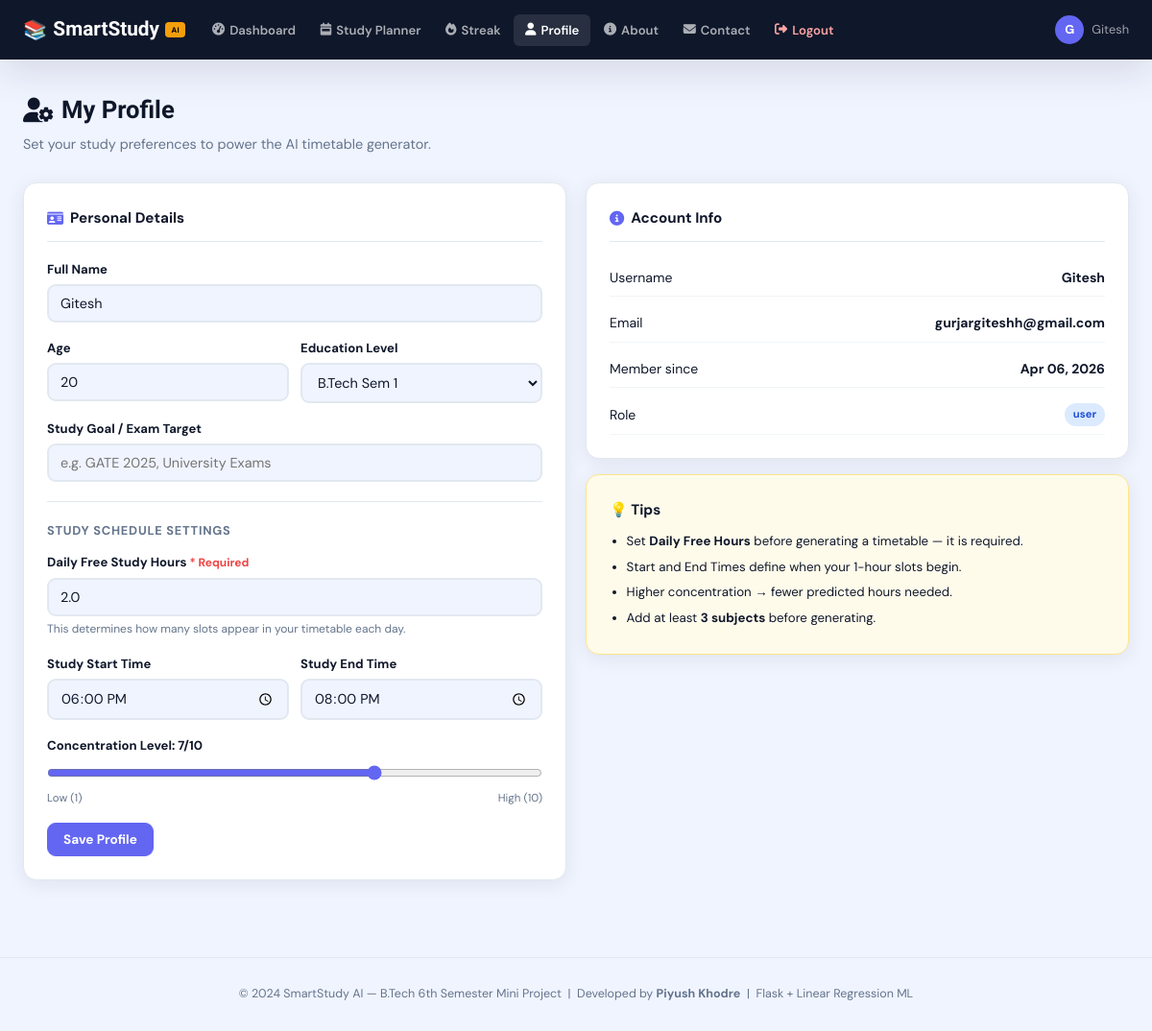
Screenshot of /profile (signed in) with the database file from the repository.
### models.py (models this page shows)
class User(UserMixin, db.Model):
    __tablename__ = "users"
    id            = db.Column(db.Integer, primary_key=True)
    username      = db.Column(db.String(80),  unique=True, nullable=False)
    email         = db.Column(db.String(120), unique=True, nullable=False)
    password_hash = db.Column(db.String(256), nullable=False)
    role          = db.Column(db.String(20),  default="user")
    created_at    = db.Column(db.DateTime,    default=datetime.utcnow)
    profile    = db.relationship("Profile",         backref="user", uselist=False, cascade="all, delete-orphan")
    subjects   = db.relationship("Subject",         backref="user", lazy=True,     cascade="all, delete-orphan")
    timetables = db.relationship("WeeklyTimetable", backref="user", lazy=True,     cascade="all, delete-orphan")
    streaks    = db.relationship("Streak",          backref="user", lazy=True,     cascade="all, delete-orphan")
    goals      = db.relationship("DailyGoal",       backref="user", lazy=True,     cascade="all, delete-orphan")

class Profile(db.Model):
    __tablename__ = "profiles"
    id                  = db.Column(db.Integer,    primary_key=True)
    user_id             = db.Column(db.Integer,    db.ForeignKey("users.id"), nullable=False)
    full_name           = db.Column(db.String(120), default="")
    age                 = db.Column(db.Integer,     default=20)
    education_level     = db.Column(db.String(80),  default="")
    study_goal          = db.Column(db.String(200), default="")
    daily_free_hours    = db.Column(db.Float,       default=0.0)
    study_start_time    = db.Column(db.String(10),  default="")
    study_end_time      = db.Column(db.String(10),  default="")
    concentration_level = db.Column(db.Integer,     default=7)
    planner_mode        = db.Column(db.String(10),  default="subject")

### app.py (the view, shortened to what this page needs)
@app.route("/profile", methods=["GET","POST"])
@login_required
def profile():
    prof = get_or_create_profile(current_user.id)
    return render_template("profile.html", profile=prof, user=current_user)

### app.py (called while the page is built)
@app.context_processor
def inject_globals():
    return dict(timedelta=_td)

@login_manager.user_loader
def load_user(uid):
    return User.query.get(int(uid))

def get_or_create_profile(user_id):
    p = Profile.query.filter_by(user_id=user_id).first()
    if not p:
        p = Profile(user_id=user_id)
        db.session.add(p); db.session.commit()
    return p

### templates/profile.html (shortened to what this page needs)
{% extends "base.html" %}
{% block content %}
<div class="page-header">
  <h1><i class="fas fa-user-cog"></i> My Profile</h1>
  <p>Set your study preferences to power the AI timetable generator.</p>
</div>
<div class="two-col-layout">
  <div class="card">
    <div class="card-header"><h3><i class="fas fa-id-card"></i> Personal Details</h3></div>
    <form method="POST" class="profile-form">
      <div class="form-group">
        <label class="form-label">Full Name</label>
        <input type="text" name="full_name" class="form-control" value="{{ profile.full_name or '' }}" required>
      </div>
      <div class="form-row">
        <div class="form-group">
          <label class="form-label">Age</label>
          <input type="number" name="age" class="form-control" value="{{ profile.age or 20 }}" min="15" max="35">
        </div>
        <div class="form-group">
          <label class="form-label">Education Level</label>
          <select name="education_level" class="form-control">
            {% for lvl in ['B.Tech Sem 1','B.Tech Sem 2','B.Tech Sem 3','B.Tech Sem 4','B.Tech Sem 5','B.Tech Sem 6','B.Tech Sem 7','B.Tech Sem 8','M.Tech','MBA','Other'] %}
            <option {% if profile.education_level == lvl %}selected{% endif %}>{{ lvl }}</option>
            {% endfor %}
          </select>
        </div>
      </div>
      <div class="form-group">
        <label class="form-label">Study Goal / Exam Target</label>
        <input type="text" name="study_goal" class="form-control" value="{{ profile.study_goal or '' }}" placeholder="e.g. GATE 2025, University Exams">
      </div>
      <div class="divider"></div>
      <h4 class="section-mini-title">Study Schedule Settings</h4>
      <div class="form-group required-field">
        <label class="form-label">Daily Free Study Hours <span class="required-star">* Required</span></label>
        <input type="number" name="daily_free_hours" class="form-control" value="{{ profile.daily_free_hours or '' }}"
               min="1" max="12" step="0.5" placeholder="e.g. 4" required>
        <div class="form-hint">This determines how many slots appear in your timetable each day.</div>
      </div>
      <div class="form-row">
        <div class="form-group">
          <label class="form-label">Study Start Time</label>
          <input type="time" name="study_start_time" class="form-control" value="{{ profile.study_start_time or '18:00' }}">
        </div>
        <div class="form-group">
          <label class="form-label">Study End Time</label>
          <input type="time" name="study_end_time" class="form-control" value="{{ profile.study_end_time or '22:00' }}">
        </div>
      </div>
      <div class="form-group">
        <label class="form-label">Concentration Level: <strong id="concLabel">{{ profile.concentration_level or 7 }}</strong>/10</label>
        <input type="range" name="concentration_level" id="concRange" min="1" max="10"
               value="{{ profile.concentration_level or 7 }}" class="range-input"
               oninput="document.getElementById('concLabel').textContent=this.value">
        <div class="range-labels"><span>Low (1)</span><span>High (10)</span></div>
      </div>
      <button type="submit" class="btn btn-primary">Save Profile</button>
    </form>
  </div>
  <div>
    <div class="card info-card">
      <div class="card-header"><h3><i class="fas fa-circle-info"></i> Account Info</h3></div>
      <div class="info-list">
        <div class="info-row"><span>Username</span><strong>{{ user.username }}</strong></div>
        <div class="info-row"><span>Email</span><strong>{{ user.email }}</strong></div>
        <div class="info-row"><span>Member since</span><strong>{{ user.created_at.strftime('%b %d, %Y') }}</strong></div>
        <div class="info-row"><span>Role</span><span class="badge badge-blue">{{ user.role }}</span></div>
      </div>
    </div>
    <div class="card tip-card" style="margin-top:1rem;">
      <h4>💡 Tips</h4>
      <ul class="tip-list">
        <li>Set <strong>Daily Free Hours</strong> before generating a timetable — it is required.</li>
        <li>Start and End Times define when your 1-hour slots begin.</li>
        <li>Higher concentration → fewer predicted hours needed.</li>
        <li>Add at least <strong>3 subjects</strong> before generating.</li>
      </ul>
    </div>
  </div>
</div>
{% endblock %}

### templates/base.html (shortened to what this page needs)
<!DOCTYPE html>
<html lang="en">
<head>
  <link rel="stylesheet" href="https://cdnjs.cloudflare.com/ajax/libs/font-awesome/6.5.0/css/all.min.css">
  <link rel="stylesheet" href="{{ url_for('static', filename='css/style.css') }}">
</head>
<body>
{% if current_user.is_authenticated %}
  {% if current_user.role == 'admin' %}
  <nav class="navbar">
    <a href="{{ url_for('admin_panel') }}" class="nav-brand">
      <span class="brand-icon">📚</span>
      SmartStudy<span class="brand-ai">AI</span>
    </a>
    <ul class="nav-links" id="navLinks">
      <li><a href="{{ url_for('admin_panel') }}" class="nav-link {% if request.endpoint=='admin_panel' %}active{% endif %}">
        <i class="fas fa-shield-halved"></i> Admin Dashboard
      </a></li>
      <li><a href="{{ url_for('logout') }}" class="nav-link nav-logout">
        <i class="fas fa-right-from-bracket"></i> Logout
      </a></li>
    </ul>
    <div class="nav-user">
      <span class="user-avatar" style="background:#dc2626;">A</span>
      <span class="user-name">Admin</span>
    </div>
  </nav>
  {% else %}
  <nav class="navbar">
    <a href="{{ url_for('index') }}" class="nav-brand">
      <span class="brand-icon">📚</span>
      SmartStudy<span class="brand-ai">AI</span>
    </a>
    <ul class="nav-links" id="navLinks">
      <li><a href="{{ url_for('dashboard') }}"      class="nav-link {% if request.endpoint=='dashboard' %}active{% endif %}"><i class="fas fa-gauge-high"></i> Dashboard</a></li>
      <li><a href="{{ url_for('planner') }}"        class="nav-link {% if request.endpoint=='planner' %}active{% endif %}"><i class="fas fa-calendar-week"></i> Study Planner</a></li>
      <li><a href="{{ url_for('streak_tracker') }}" class="nav-link {% if request.endpoint=='streak_tracker' %}active{% endif %}"><i class="fas fa-fire"></i> Streak</a></li>
      <li><a href="{{ url_for('profile') }}"        class="nav-link {% if request.endpoint=='profile' %}active{% endif %}"><i class="fas fa-user"></i> Profile</a></li>
      <li><a href="{{ url_for('about') }}"          class="nav-link {% if request.endpoint=='about' %}active{% endif %}"><i class="fas fa-circle-info"></i> About</a></li>
      <li><a href="{{ url_for('contact') }}"        class="nav-link {% if request.endpoint=='contact' %}active{% endif %}"><i class="fas fa-envelope"></i> Contact</a></li>
      <li><a href="{{ url_for('logout') }}"         class="nav-link nav-logout"><i class="fas fa-right-from-bracket"></i> Logout</a></li>
    </ul>
    <div class="nav-user">
      <span class="user-avatar">{{ current_user.username[0]|upper }}</span>
      <span class="user-name">{{ current_user.username }}</span>
    </div>
  </nav>
  {% endif %}
{% endif %}
<main class="main-content">
  {% block content %}{% endblock %}
</main>
<footer class="footer">
  <p>© 2024 SmartStudy AI — B.Tech 6th Semester Mini Project &nbsp;|&nbsp; Developed by <strong>Piyush Khodre</strong> &nbsp;|&nbsp; Flask + Linear Regression ML</p>
</footer>
</body>
</html>

### rows the page displays
User: username "G", username "Gitesh", email "gurjargiteshh@gmail.com", created_at "Apr 06, 2026", role "user"
Profile: full_name "Gitesh", age "20", daily_free_hours "2.0", study_start_time "18:00", study_end_time "20:00", concentration_level "7"

### other values shown
form field education_level "B.Tech Sem 1"
